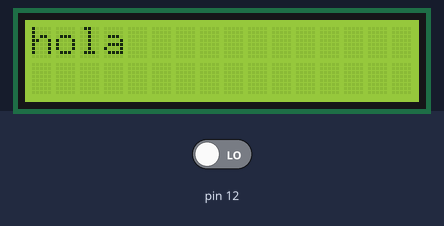
This sketch was run on a simulated Arduino Uno, built with avr-gcc and run on an emulated ATmega328P. On the bench: 16×2 character LCD. The inputs (shaded band) are chosen by the test bench; at power-on: pin 12 LOW.

Above: at 0.17 s.
At 0.59 s:
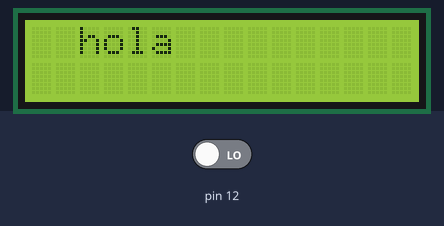
At 1.0 s:
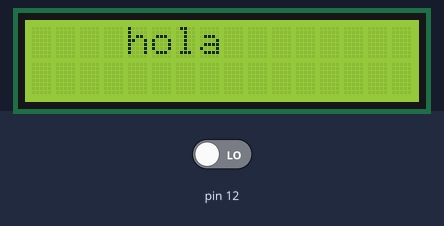
At 2.04 s:
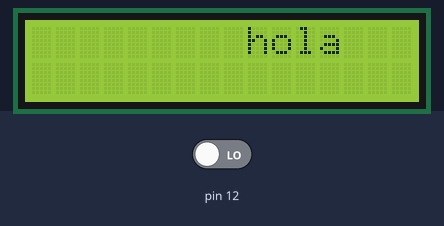
At 2.87 s:
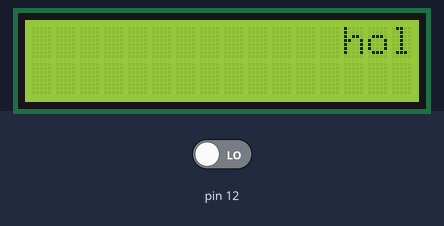
At 3.91 s:
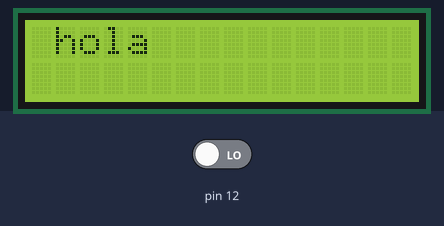

Measured:
- by itself, everything shown: repeats every 3.5 s, in 17 steps

The sketch:

lcd.ino
```cpp
#include <Wire.h>
#include <LiquidCrystal_I2C.h>

LiquidCrystal_I2C lcd(0x27,16,2);
int a = 0;
int vb = 0;//coneecta el boton!

void setup() {

  Wire.begin();
  lcd.begin(16, 2);
  lcd.backlight();


}

void loop() {
lcd.clear();
 lcd.setCursor(a,0);
  lcd.print("hola");
delay(200);
vb=digitalRead(12);
a++;
if(a>16){a=0;}
//if(vb==HIGH){a++; if(a>14){a=0;}}

}
```
